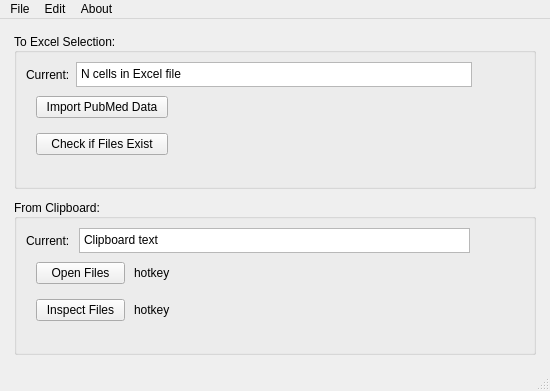
<?xml version="1.0" encoding="UTF-8"?>
<ui version="4.0">
 <class>MainWindow</class>
 <widget class="QMainWindow" name="MainWindow">
  <property name="geometry">
   <rect>
    <x>0</x>
    <y>0</y>
    <width>550</width>
    <height>391</height>
   </rect>
  </property>
  <property name="windowTitle">
   <string>MainWindow</string>
  </property>
  <widget class="QWidget" name="centralwidget">
   <layout class="QVBoxLayout" name="verticalLayout_2">
    <item>
     <layout class="QVBoxLayout" name="verticalLayout" stretch="5,5,0">
      <property name="spacing">
       <number>10</number>
      </property>
      <property name="sizeConstraint">
       <enum>QLayout::SetDefaultConstraint</enum>
      </property>
      <property name="leftMargin">
       <number>5</number>
      </property>
      <property name="topMargin">
       <number>5</number>
      </property>
      <property name="rightMargin">
       <number>5</number>
      </property>
      <property name="bottomMargin">
       <number>5</number>
      </property>
      <item>
       <widget class="QGroupBox" name="groupBoxExcel">
        <property name="sizePolicy">
         <sizepolicy hsizetype="Preferred" vsizetype="Preferred">
          <horstretch>0</horstretch>
          <verstretch>0</verstretch>
         </sizepolicy>
        </property>
        <property name="title">
         <string>To Excel Selection:</string>
        </property>
        <property name="alignment">
         <set>Qt::AlignLeading|Qt::AlignLeft|Qt::AlignVCenter</set>
        </property>
        <property name="flat">
         <bool>false</bool>
        </property>
        <property name="checkable">
         <bool>false</bool>
        </property>
        <layout class="QVBoxLayout" name="verticalLayout_3" stretch="1,5,5">
         <property name="spacing">
          <number>9</number>
         </property>
         <property name="topMargin">
          <number>9</number>
         </property>
         <property name="rightMargin">
          <number>9</number>
         </property>
         <item>
          <layout class="QHBoxLayout" name="horizontalLayout_3" stretch="0,10,1,0">
           <property name="spacing">
            <number>6</number>
           </property>
           <property name="rightMargin">
            <number>6</number>
           </property>
           <item>
            <widget class="QLabel" name="label">
             <property name="minimumSize">
              <size>
               <width>0</width>
               <height>20</height>
              </size>
             </property>
             <property name="text">
              <string>Current:</string>
             </property>
             <property name="margin">
              <number>0</number>
             </property>
            </widget>
           </item>
           <item>
            <widget class="QPlainTextEdit" name="plainTextEdit_excel_current">
             <property name="sizePolicy">
              <sizepolicy hsizetype="Expanding" vsizetype="Ignored">
               <horstretch>0</horstretch>
               <verstretch>0</verstretch>
              </sizepolicy>
             </property>
             <property name="minimumSize">
              <size>
               <width>0</width>
               <height>25</height>
              </size>
             </property>
             <property name="verticalScrollBarPolicy">
              <enum>Qt::ScrollBarAlwaysOff</enum>
             </property>
             <property name="horizontalScrollBarPolicy">
              <enum>Qt::ScrollBarAlwaysOff</enum>
             </property>
             <property name="undoRedoEnabled">
              <bool>false</bool>
             </property>
             <property name="lineWrapMode">
              <enum>QPlainTextEdit::NoWrap</enum>
             </property>
             <property name="plainText">
              <string>N cells in Excel file</string>
             </property>
             <property name="textInteractionFlags">
              <set>Qt::NoTextInteraction</set>
             </property>
            </widget>
           </item>
           <item>
            <spacer name="horizontalSpacer_3">
             <property name="orientation">
              <enum>Qt::Horizontal</enum>
             </property>
             <property name="sizeHint" stdset="0">
              <size>
               <width>40</width>
               <height>20</height>
              </size>
             </property>
            </spacer>
           </item>
           <item>
            <widget class="QFrame" name="frame_q1">
             <property name="frameShape">
              <enum>QFrame::NoFrame</enum>
             </property>
             <property name="frameShadow">
              <enum>QFrame::Plain</enum>
             </property>
             <property name="lineWidth">
              <number>0</number>
             </property>
             <layout class="QGridLayout" name="layout_q1">
              <property name="leftMargin">
               <number>0</number>
              </property>
              <property name="topMargin">
               <number>0</number>
              </property>
              <property name="rightMargin">
               <number>0</number>
              </property>
              <property name="bottomMargin">
               <number>0</number>
              </property>
              <property name="spacing">
               <number>0</number>
              </property>
             </layout>
            </widget>
           </item>
          </layout>
         </item>
         <item>
          <layout class="QGridLayout" name="gridLayout">
           <property name="leftMargin">
            <number>10</number>
           </property>
           <property name="topMargin">
            <number>0</number>
           </property>
           <property name="rightMargin">
            <number>10</number>
           </property>
           <property name="bottomMargin">
            <number>10</number>
           </property>
           <property name="verticalSpacing">
            <number>15</number>
           </property>
           <item row="1" column="0">
            <widget class="QPushButton" name="button_checkfiles">
             <property name="text">
              <string>Check if Files Exist</string>
             </property>
            </widget>
           </item>
           <item row="0" column="2">
            <spacer name="horizontalSpacer">
             <property name="orientation">
              <enum>Qt::Horizontal</enum>
             </property>
             <property name="sizeHint" stdset="0">
              <size>
               <width>40</width>
               <height>20</height>
              </size>
             </property>
            </spacer>
           </item>
           <item row="0" column="0">
            <widget class="QPushButton" name="button_import">
             <property name="text">
              <string>  Import PubMed Data  </string>
             </property>
            </widget>
           </item>
          </layout>
         </item>
         <item>
          <spacer name="verticalSpacer">
           <property name="orientation">
            <enum>Qt::Vertical</enum>
           </property>
           <property name="sizeHint" stdset="0">
            <size>
             <width>20</width>
             <height>40</height>
            </size>
           </property>
          </spacer>
         </item>
        </layout>
       </widget>
      </item>
      <item>
       <widget class="QGroupBox" name="groupBoxClipboard">
        <property name="sizePolicy">
         <sizepolicy hsizetype="Preferred" vsizetype="Preferred">
          <horstretch>0</horstretch>
          <verstretch>0</verstretch>
         </sizepolicy>
        </property>
        <property name="title">
         <string>From Clipboard:</string>
        </property>
        <property name="alignment">
         <set>Qt::AlignLeading|Qt::AlignLeft|Qt::AlignVCenter</set>
        </property>
        <property name="flat">
         <bool>false</bool>
        </property>
        <property name="checkable">
         <bool>false</bool>
        </property>
        <layout class="QVBoxLayout" name="verticalLayout_4" stretch="1,5,5">
         <property name="spacing">
          <number>9</number>
         </property>
         <property name="topMargin">
          <number>9</number>
         </property>
         <item>
          <layout class="QHBoxLayout" name="horizontalLayout_4" stretch="0,10,1,0">
           <property name="rightMargin">
            <number>6</number>
           </property>
           <item>
            <widget class="QLabel" name="label_2">
             <property name="minimumSize">
              <size>
               <width>0</width>
               <height>20</height>
              </size>
             </property>
             <property name="text">
              <string>Current:</string>
             </property>
             <property name="margin">
              <number>0</number>
             </property>
            </widget>
           </item>
           <item>
            <widget class="QPlainTextEdit" name="plainTextEdit_clipboard_current">
             <property name="sizePolicy">
              <sizepolicy hsizetype="Expanding" vsizetype="Ignored">
               <horstretch>0</horstretch>
               <verstretch>0</verstretch>
              </sizepolicy>
             </property>
             <property name="minimumSize">
              <size>
               <width>0</width>
               <height>25</height>
              </size>
             </property>
             <property name="verticalScrollBarPolicy">
              <enum>Qt::ScrollBarAlwaysOff</enum>
             </property>
             <property name="horizontalScrollBarPolicy">
              <enum>Qt::ScrollBarAlwaysOff</enum>
             </property>
             <property name="undoRedoEnabled">
              <bool>false</bool>
             </property>
             <property name="lineWrapMode">
              <enum>QPlainTextEdit::NoWrap</enum>
             </property>
             <property name="plainText">
              <string>Clipboard text</string>
             </property>
             <property name="textInteractionFlags">
              <set>Qt::NoTextInteraction</set>
             </property>
            </widget>
           </item>
           <item>
            <spacer name="horizontalSpacer_7">
             <property name="orientation">
              <enum>Qt::Horizontal</enum>
             </property>
             <property name="sizeHint" stdset="0">
              <size>
               <width>40</width>
               <height>20</height>
              </size>
             </property>
            </spacer>
           </item>
           <item>
            <widget class="QFrame" name="frame_q2">
             <property name="frameShape">
              <enum>QFrame::NoFrame</enum>
             </property>
             <property name="frameShadow">
              <enum>QFrame::Plain</enum>
             </property>
             <property name="lineWidth">
              <number>0</number>
             </property>
             <layout class="QGridLayout" name="layout_q2">
              <property name="leftMargin">
               <number>0</number>
              </property>
              <property name="topMargin">
               <number>0</number>
              </property>
              <property name="rightMargin">
               <number>0</number>
              </property>
              <property name="bottomMargin">
               <number>0</number>
              </property>
              <property name="spacing">
               <number>0</number>
              </property>
             </layout>
            </widget>
           </item>
          </layout>
         </item>
         <item>
          <layout class="QGridLayout" name="gridLayout_3">
           <property name="leftMargin">
            <number>10</number>
           </property>
           <property name="topMargin">
            <number>0</number>
           </property>
           <property name="rightMargin">
            <number>10</number>
           </property>
           <property name="bottomMargin">
            <number>10</number>
           </property>
           <property name="verticalSpacing">
            <number>15</number>
           </property>
           <item row="0" column="2">
            <spacer name="horizontalSpacer_4">
             <property name="orientation">
              <enum>Qt::Horizontal</enum>
             </property>
             <property name="sizeHint" stdset="0">
              <size>
               <width>40</width>
               <height>20</height>
              </size>
             </property>
            </spacer>
           </item>
           <item row="0" column="0">
            <widget class="QPushButton" name="button_open">
             <property name="text">
              <string>Open Files</string>
             </property>
            </widget>
           </item>
           <item row="1" column="0">
            <widget class="QPushButton" name="button_inspect">
             <property name="text">
              <string>  Inspect Files  </string>
             </property>
            </widget>
           </item>
           <item row="0" column="1">
            <widget class="QLabel" name="label_open">
             <property name="text">
              <string>hotkey</string>
             </property>
             <property name="margin">
              <number>5</number>
             </property>
            </widget>
           </item>
           <item row="1" column="1">
            <widget class="QLabel" name="label_inspect">
             <property name="text">
              <string>hotkey</string>
             </property>
             <property name="margin">
              <number>5</number>
             </property>
            </widget>
           </item>
          </layout>
         </item>
         <item>
          <spacer name="verticalSpacer_2">
           <property name="orientation">
            <enum>Qt::Vertical</enum>
           </property>
           <property name="sizeHint" stdset="0">
            <size>
             <width>20</width>
             <height>40</height>
            </size>
           </property>
          </spacer>
         </item>
        </layout>
       </widget>
      </item>
      <item>
       <layout class="QHBoxLayout" name="layout_developer"/>
      </item>
     </layout>
    </item>
   </layout>
  </widget>
  <widget class="QMenuBar" name="menubar">
   <property name="geometry">
    <rect>
     <x>0</x>
     <y>0</y>
     <width>550</width>
     <height>22</height>
    </rect>
   </property>
   <widget class="QMenu" name="menuFile">
    <property name="title">
     <string>File</string>
    </property>
    <addaction name="actionNew_Excel_Template"/>
    <addaction name="actionOpen_Library_Folder"/>
    <addaction name="actionOpen_Output_Folder"/>
    <addaction name="separator"/>
    <addaction name="actionMinimize"/>
    <addaction name="actionExit"/>
   </widget>
   <widget class="QMenu" name="menuEdit">
    <property name="title">
     <string>Edit</string>
    </property>
    <addaction name="actionPreferences"/>
   </widget>
   <widget class="QMenu" name="menuHelp">
    <property name="title">
     <string>About</string>
    </property>
    <addaction name="actionAbout"/>
   </widget>
   <addaction name="menuFile"/>
   <addaction name="menuEdit"/>
   <addaction name="menuHelp"/>
  </widget>
  <widget class="QStatusBar" name="statusbar"/>
  <action name="actionOpen_Library_Folder">
   <property name="text">
    <string>Open Library Folder</string>
   </property>
  </action>
  <action name="actionOpen_Output_Folder">
   <property name="text">
    <string>Open Output Folder</string>
   </property>
  </action>
  <action name="actionExit">
   <property name="text">
    <string>Exit</string>
   </property>
  </action>
  <action name="actionPreferences">
   <property name="text">
    <string>Preferences...</string>
   </property>
  </action>
  <action name="actionGet_Pub_Xel_help">
   <property name="text">
    <string>Pub-Xel Help</string>
   </property>
  </action>
  <action name="actionAbout">
   <property name="text">
    <string>About Pub-Xel</string>
   </property>
  </action>
  <action name="actionMinimize">
   <property name="text">
    <string>Minimize to System Tray</string>
   </property>
  </action>
  <action name="actionNew_Excel_Template">
   <property name="text">
    <string>Save New Excel Worksheet</string>
   </property>
  </action>
 </widget>
 <resources>
  <include location="questionmark.qrc"/>
 </resources>
 <connections/>
</ui>
